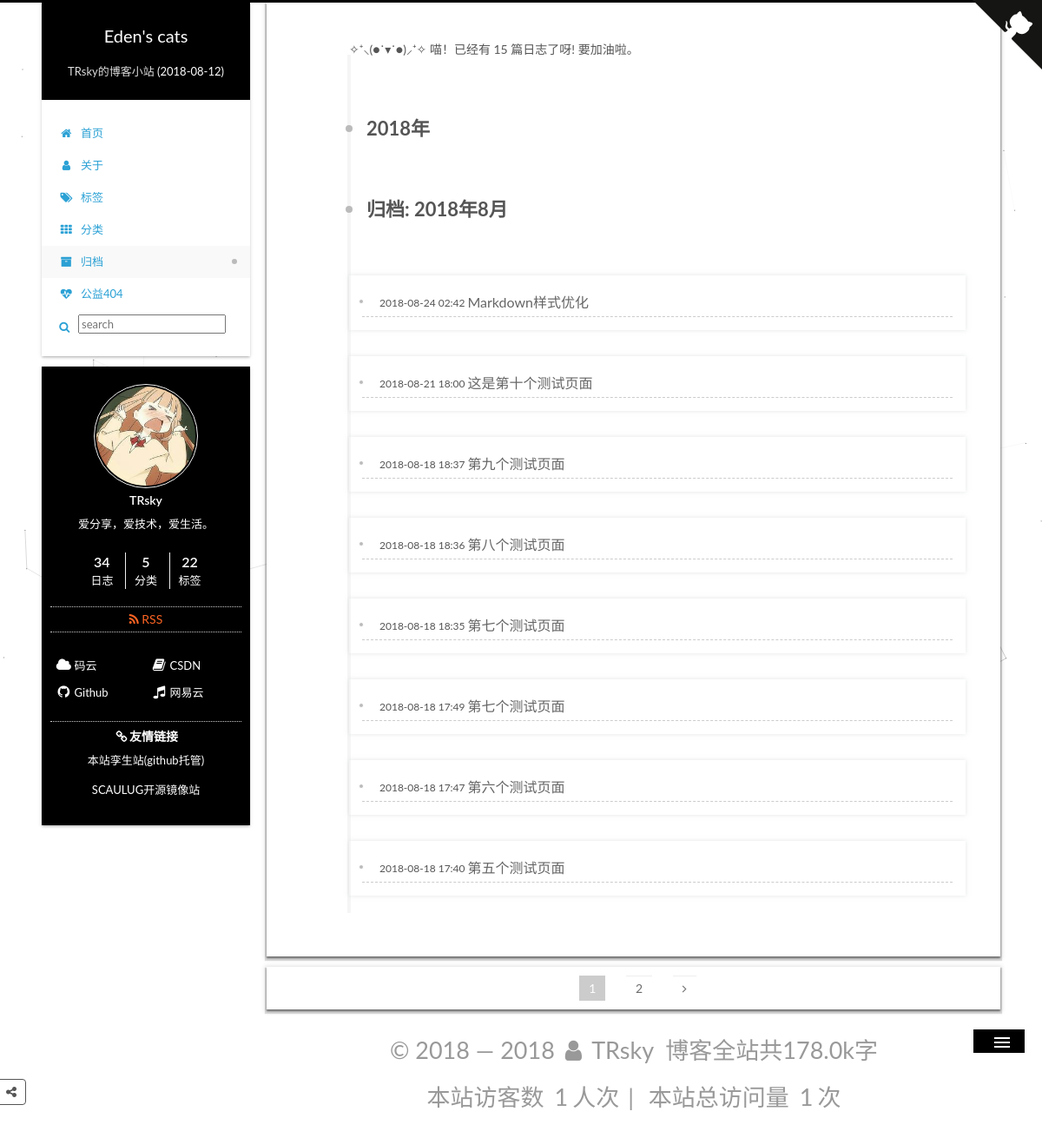
/archives/, run on the app's committed database.
### apps/blog/models.py (models this page shows, shortened)
class Article(models.Model):
    STATUS_CHOICES = (
        ('draft', '草稿'),
        ('publish', '发表'),
    )
    title = models.CharField(verbose_name='标题', max_length=100)
    content = MDTextField(verbose_name='正文', blank=True, null=True)
    status = models.CharField(verbose_name='文章状态', max_length=10, choices=STATUS_CHOICES, default='publish')
    created_time = models.DateTimeField(verbose_name='创建时间', default=now)
    public_time = models.DateTimeField(verbose_name='发布时间', blank=True, null=True)
    modified_time = models.DateTimeField(verbose_name='修改时间', default=now)
    words = models.PositiveIntegerField(verbose_name='文章字数', default=0)
    time = models.PositiveIntegerField(verbose_name='阅读时长', default=0 )
    views = models.PositiveIntegerField(verbose_name='访问量', default=0)
    slogan = models.TextField(verbose_name='标语', blank=True, null=True)
    digest = models.CharField(verbose_name='文章摘要', max_length=500, blank=True)
    category = models.ForeignKey(Category, verbose_name='分类', on_delete=models.CASCADE, blank=False, null=False)
    tags = models.ManyToManyField(Tag, verbose_name='标签', blank=True)
    author = models.ForeignKey(User, verbose_name='作者', on_delete=models.CASCADE, blank=False, null=False)
    class Meta:  # 按文章创建日期降序排序
        ordering = ['-public_time']
        verbose_name = '文章'  # 指定后台显示模型名称
        verbose_name_plural = '文章列表'  # 指定后台显示模型复数名称
        db_table = 'article'  # 数据库表
        get_latest_by = 'created_time'

### apps/blog/views.py (the view)
# urls.py: path('archives/', views.archives, name='archives'),  # 按月归档
def archives(request):
        posts = Article.objects.filter(status='publish', public_time__isnull=False).order_by('-public_time')
        paginator = Paginator(posts, 8)
        try:
            page = request.GET.get('page')
            post_list = paginator.page(page)
        except PageNotAnInteger:
            post_list = paginator.page(1)
        except EmptyPage:
            post_list = paginator.page(paginator.num_pages)
        return render(request, 'archives.html', {
            'posts': posts,
            'post_list': post_list,
            'category_list': categories,
            'months': months,
            'years': years
        })

### apps/blog/templatetags/pagetag.py (called while the page is built)
@register.simple_tag
def pagination_pages(curr_page, loop_page):
    offset = abs(curr_page - loop_page)
    if offset < 3:
        if curr_page == loop_page:
            page_element = '<span class="page-number current">%s</span>' % loop_page
        else:
            page_element = ' <a class="page-number" href="?page=%s">%s</a>' % (loop_page, loop_page)
        return format_html(page_element)
    else:
        return ''

### templates/archives.html (shortened to what this page needs)
{% extends "base.html" %}
{% block content %}
    {% load pagetag %}
	<div class="content-wrap">
						<div id="content" class="content">
							<div class="post-block archive">
								<div id="posts" class="posts-collapse">
									<span class="archive-page-counter">✧⁺⸜(●˙▾˙●)⸝⁺✧ 喵！已经有 {{ posts.count }} 篇日志了呀! 要加油啦。</span>
                        {% regroup post_list.object_list by created_time.year as date_by_year %}
                        {% for years in date_by_year %}
                             <div class="collection-title">
										<h1 class="archive-year" id="{{  years.grouper }}">{{ years.grouper }}年</h1>
									</div>
                            {% regroup years.list by created_time.month as date_by_month %}
                            {% for months in date_by_month %}
                                    <div class="collection-title">
										<h1 class="archive-year" id="{{ months.grouper }}">归档:&nbsp;{{ years.grouper }}年{{ months.grouper }}月</h1>
									</div>
                                   {% for post in months.list %}
									<article class="post post-type-normal" itemscope itemtype="http://schema.org/Article">
										<header class="post-header">
											<h2 class="post-title"><a class="post-title-link" href="{% url 'detail' id=post.id %}" itemprop="url"><span itemprop="name">{{ post.title }}</span></a></h2>
											<div class="post-meta">
												<time class="post-time" itemprop="dateCreated" datetime="{{ post.public_time|date:'Y-m-d H:i'}}" content="{{ year_month }}">
													{{ post.public_time|date:'Y-m-d H:i' }}
												</time>
											</div>
										</header>
									</article>
                                    {% endfor %}
                                         {% endfor %}
                          {% empty %}
                            Sorry,暂无归档！
                            {% endfor %}
								</div>
							</div>
							<nav class="pagination">
                                     {% if post_list.object_list and post_list.paginator.num_pages > 0 %}
                                    {% for pg in post_list.paginator.page_range %}
                                       {% pagination_pages post_list.number pg %}
                                    {% endfor %}
                                    {% if post_list.has_next %}
                                    <a class="extend next" rel="next" href="?page={{ post_list.next_page_number }}"><i class="fa fa-angle-right"></i></a>
                                        {% endif %}
                                {% endif %}
							</nav>
						</div>
					</div>
{% include "leftSidebar.html" %}
{% endblock %}

### static/css/main.css (style rules this page uses)
body, sub, sup { height: 100%; position: relative }
a, body { color: #555 }
html { height: 100%; font-family: sans-serif; -ms-text-size-adjust: 100%; -webkit-text-size-adjust: 100% }
article, aside, details, figcaption, figure, footer, header, hgroup, main, menu, nav, section, summary { display: block }
body, h1, h2, h3, h4, h5, h6 { font-family: Lato, "PingFang SC", "Microsoft YaHei", sans-serif; margin: 0 }
body { font-size: 14px; line-height: 2; background: #fff0 }
h1, h2, h3, h4, h5, h6 { padding: 0; font-weight: 700; line-height: 1.5 }
h2, h3, h4, h5, h6 { margin: 20px 0 15px }
h1 { font-size: 22px }
h2 { font-size: 20px }
body, html { height: 100% }
.back-to-top, .btn, .pagination .next, .pagination .page-number, .pagination .prev, .posts-collapse .post-header, .posts-collapse .post-header::before, .posts-expand .post-title-link::before { transition-duration: .2s; transition-timing-function: ease-in-out; transition-delay: 0s }
.back-to-top, .menu, .pagination, .site-meta, .tag-cloud { text-align: center }
.page-number-basic, .pagination .next, .pagination .page-number, .pagination .prev, .pagination .space { display: inline-block; position: relative; top: -1px; margin: 0 10px; padding: 0 11px }
.pagination .next, .pagination .page-number, .pagination .prev { border-bottom: 0; border-top: 1px solid #eee; transition-property: border-color }
.pagination .next { margin-right: 0 }
.pagination .page-number.current { color: #fff; background: #ccc; border-top-color: #ccc }
.pagination a { color: #6b6b6b }
.use-motion .brand, .use-motion .collection-title, .use-motion .comments, .use-motion .menu-item, .use-motion .pagination, .use-motion .post-block, .use-motion .post-body, .use-motion .post-header { opacity: 0 }
.posts-collapse { position: relative; z-index: 1010; margin-left: 55px }
.posts-collapse::after { content: " "; position: absolute; top: 20px; left: 0; margin-left: -2px; width: 4px; height: 100%; background: #f5f5f5; z-index: -1 }
.posts-collapse .collection-title::before, .posts-collapse .post-header::before { left: 0; background: #bbb; border-radius: 50%; content: " " }
.posts-collapse .collection-title { position: relative; margin: 60px 0 }
.posts-collapse .collection-title h1, .posts-collapse .collection-title h2 { margin-left: 20px }
.posts-collapse .collection-title::before { position: absolute; top: 50%; margin-left: -4px; margin-top: -4px; width: 8px; height: 8px }
.posts-collapse .post { margin: 30px 0 }
.posts-collapse .post-header { position: relative; transition-property: border; border-bottom: 1px dashed #ccc }
.posts-collapse .post-header::before { position: absolute; top: 12px; width: 6px; height: 6px; margin-left: -4px; border: 1px solid #fff; transition-property: background }
.posts-collapse .post-meta { position: absolute; font-size: 12px; left: 20px; top: 5px }
.posts-collapse .post-title { margin-left: 60px; font-size: 16px; font-weight: 400; line-height: inherit }
.posts-collapse .post-title::after { margin-left: 3px; opacity: .6 }
.posts-collapse .post-title a { color: #666; border-bottom: none }
.content-wrap { float: right; box-sizing: border-box; width: calc(100% - 259px); min-height: 700px }
.content-wrap { padding: initial; background: initial; box-shadow: initial; border-radius: initial }
.comments, .post-block { padding: 40px; background: #fff }
.post-block { box-shadow: 0 2px 2px 0 rgb(109, 109, 109), 0 3px 1px 2px rgba(0, 0, 0, 0.13), 0 1px 5px 2px rgba(0,0,0,.12); border-radius: initial }
#posts > article+ article .post-block, .comments, .pagination { box-shadow: 0 2px 2px 0 rgb(109, 109, 109), 0 3px 1px 2px rgba(0, 0, 0, 0.13), 0 1px 5px 2px rgba(0,0,0,.12); border-radius: initial }
.pagination { margin: 12px 0 0; border-top: initial; background: #fff; padding: 10px 0 }
.pagination .next, .pagination .page-number, .pagination .prev { margin-bottom: initial; top: initial }
.post-header h1, .post-header h2 { margin: initial }
.post { margin-top: 10px; margin-bottom: 10px; padding: 15px; -webkit-box-shadow: 0 0 5px rgba(202,203,203,.5); -moz-box-shadow: 0 0 5px rgba(202,203,204,.5) }

### static/css/style.css (style rules this page uses)
html * { -webkit-font-smoothing: antialiased; -moz-osx-font-smoothing: grayscale; }
*, *:after, *:before { -webkit-box-sizing: border-box; -moz-box-sizing: border-box; box-sizing: border-box; }

### data on the page
Article: title "Markdown样式优化", public_time "2018-08-24 02:42"
Article: title "这是第十个测试页面", public_time "2018-08-21 18:00"
Article: title "第九个测试页面", public_time "2018-08-18 18:37"
Article: title "第八个测试页面", public_time "2018-08-18 18:36"
Article: title "第七个测试页面", public_time "2018-08-18 18:35"
Article: title "第七个测试页面", public_time "2018-08-18 17:49"
Article: title "第六个测试页面", public_time "2018-08-18 17:47"
Article: title "第五个测试页面", public_time "2018-08-18 17:40"

### other printed values
{{ posts.count }} "15"
{{ years.grouper }} "2018"
{{ months.grouper }} "8"
